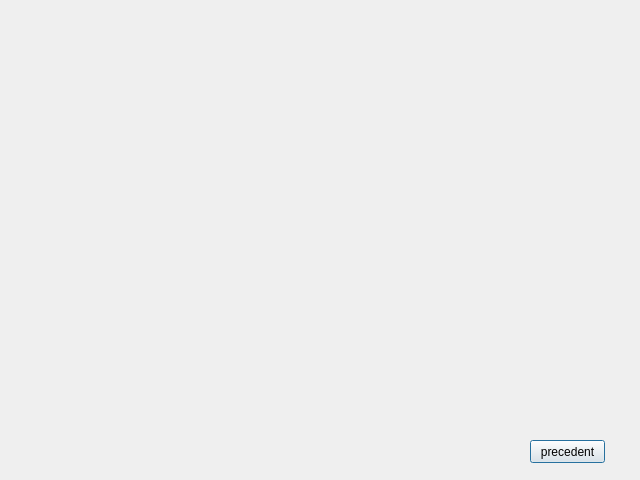
<?xml version="1.0" encoding="UTF-8"?>
<ui version="4.0">
 <class>AfficherStock</class>
 <widget class="QDialog" name="AfficherStock">
  <property name="geometry">
   <rect>
    <x>0</x>
    <y>0</y>
    <width>640</width>
    <height>480</height>
   </rect>
  </property>
  <property name="windowTitle">
   <string>Dialog</string>
  </property>
  <widget class="QPushButton" name="precedentPB">
   <property name="geometry">
    <rect>
     <x>530</x>
     <y>440</y>
     <width>75</width>
     <height>23</height>
    </rect>
   </property>
   <property name="text">
    <string>precedent</string>
   </property>
  </widget>
 </widget>
 <resources/>
 <connections/>
</ui>
